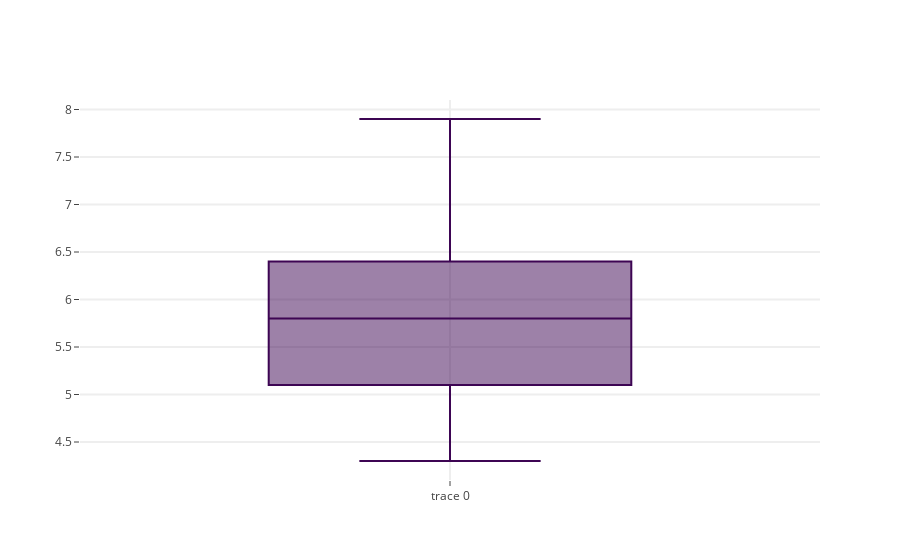

Notebook source saved alongside this figure:
### Code cell
data = load_iris()
plotly_boxplot(data, "sepal_length")

### Figure 1 — Plotly figure (JSON) as saved in the notebook; plotly's stock layout.template omitted (floating-point values rounded to 4 significant figures; data arrays with more than 128 entries replaced by an {"elided": "..."} marker saying what was removed)
{"data": [{"marker": {"color": "#3D0553"}, "type": "box", "uid": "5c1fab1a-d581-4eb8-81cf-61f87d07dcd8", "y": {"elided": "150 float values"}}], "layout": {"autosize": true, "xaxis": {"autorange": true, "gridwidth": 2, "range": [-0.5, 0.5], "ticklen": 5, "type": "category", "zeroline": false}, "yaxis": {"autorange": true, "gridwidth": 2, "range": [4.1, 8.1], "ticklen": 5, "type": "linear"}}}
